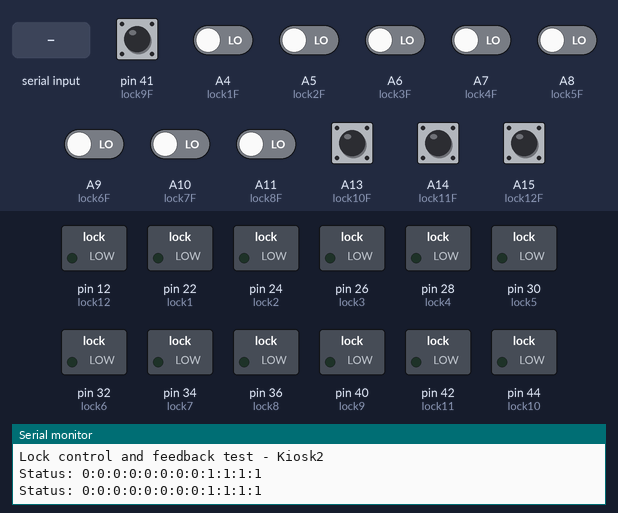
Recording of a sketch running on a simulated Arduino Mega 2560, built with avr-gcc and run on an emulated ATmega2560. Parts: switched loads named in the sketch (green lamp = pin HIGH), the last lines printed to the serial monitor. The test bench sets the inputs (shaded band); at power-on: A13 (lock10F), A14 (lock11F), A15 (lock12F), pin 41 (lock9F) HIGH, A4 (lock1F), A5 (lock2F), A6 (lock3F), A7 (lock4F), A8 (lock5F), A9 (lock6F), A10 (lock7F), A11 (lock8F) LOW.

Above: at 1.2 s.
1.3 s: "1" received over Serial
At 2.6 s:
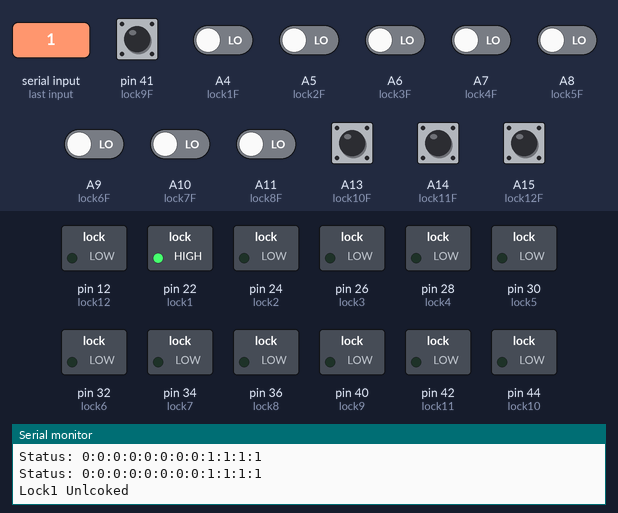
4.7 s: byte 66 ('B') received over Serial
At 6.1 s:
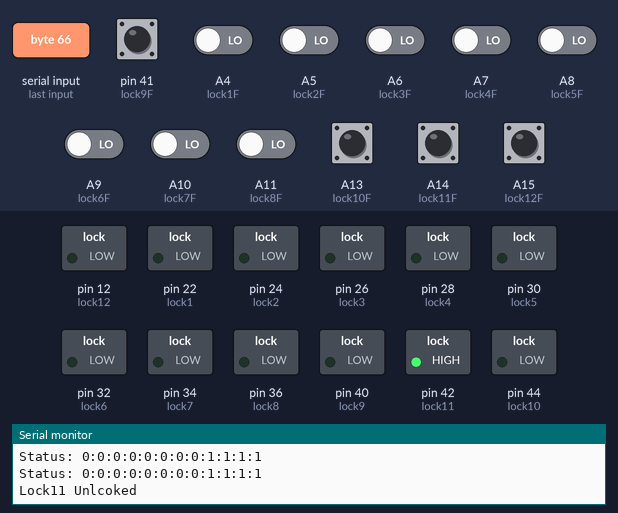
7.9 s: byte 67 ('C') received over Serial
At 8.8 s:
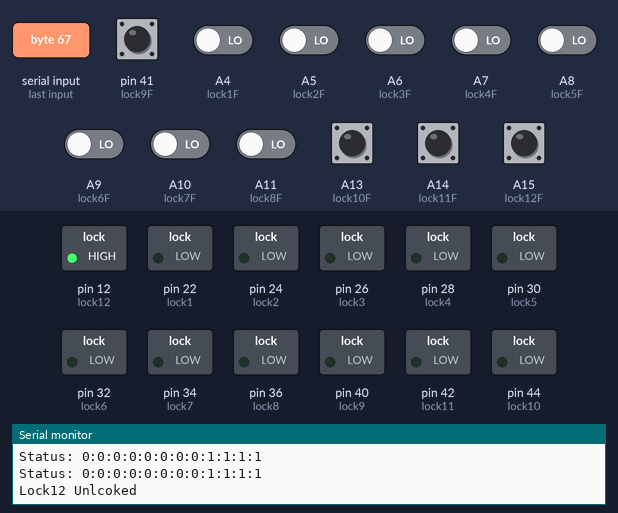
11.1 s: "2" received over Serial
At 12.5 s:
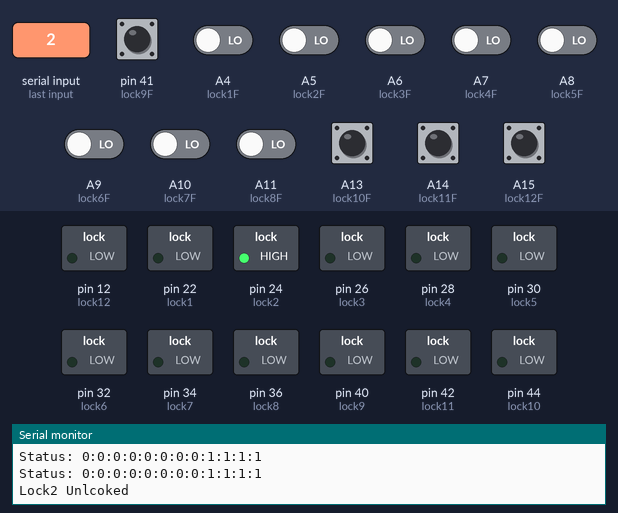
14.3 s: "3" received over Serial
At 15.7 s:
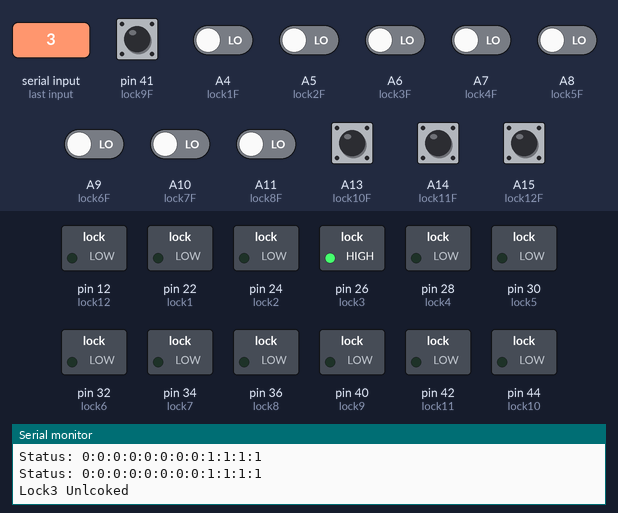
17.5 s: "4" received over Serial
At 18.8 s:
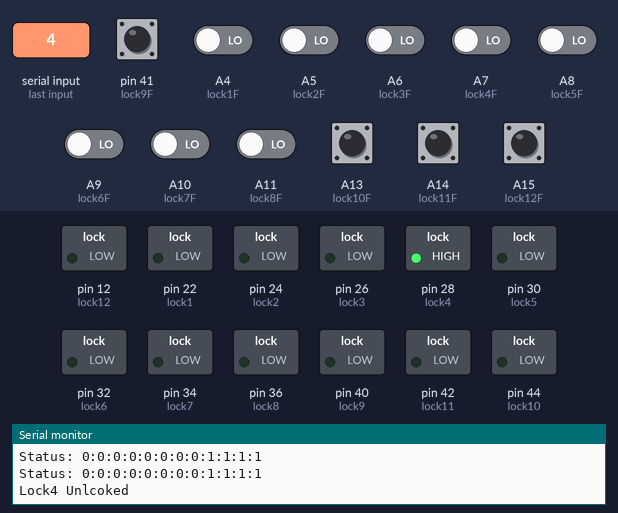
Timing chart, 0 to 20.7 s (numbered marks = the images above; inputs shaded):
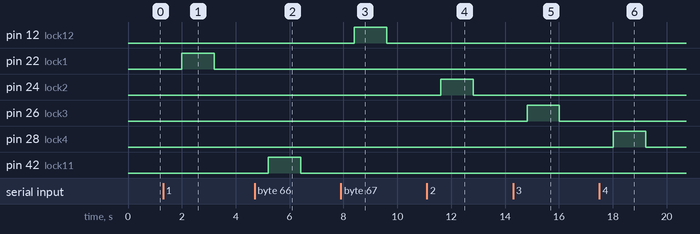

The sketch:

lock_Control_feedback.ino
```cpp
#define lock1 22
#define lock2 24
#define lock3 26
#define lock4 28
#define lock5 30
#define lock6 32
#define lock7 34
#define lock8 36
#define lock9 40
#define lock10 44
#define lock11 42
#define lock12 12

#define lock1F A4
#define lock2F A5
#define lock3F A6
#define lock4F A7
#define lock5F A8
#define lock6F A9
#define lock7F A10
#define lock8F A11
#define lock9F 41
#define lock10F A13
#define lock11F A14
#define lock12F A15

// #define lock10 40
// #define lock13 12
// #define lock14 44


#define drive_time 1200

void setup(){
	Serial.begin(115200);
	Serial.println("Lock control and feedback test - Kiosk2");

	pinMode(lock1, OUTPUT);
	pinMode(lock2, OUTPUT);
	pinMode(lock3, OUTPUT);
	pinMode(lock4, OUTPUT);
	pinMode(lock5, OUTPUT);
	pinMode(lock6, OUTPUT);
	pinMode(lock7, OUTPUT);
	pinMode(lock8, OUTPUT);
	pinMode(lock9, OUTPUT);
	pinMode(lock10, OUTPUT);
	pinMode(lock11, OUTPUT);
	pinMode(lock12, OUTPUT);


	digitalWrite(lock1, LOW);
	digitalWrite(lock2, LOW);
	digitalWrite(lock3, LOW);
	digitalWrite(lock4, LOW);
	digitalWrite(lock5, LOW);
	digitalWrite(lock6, LOW);
	digitalWrite(lock7, LOW);
	digitalWrite(lock8, LOW);
	digitalWrite(lock9, LOW);
	digitalWrite(lock10, LOW);
	digitalWrite(lock11, LOW);
	digitalWrite(lock12, LOW);

	pinMode(lock1F, INPUT);
	pinMode(lock2F, INPUT);
	pinMode(lock3F, INPUT);
	pinMode(lock4F, INPUT);
	pinMode(lock5F, INPUT);
	pinMode(lock6F, INPUT);
	pinMode(lock7F, INPUT);
	pinMode(lock8F, INPUT);
	pinMode(lock9F, INPUT_PULLUP);
	pinMode(lock10F, INPUT_PULLUP);
	pinMode(lock11F, INPUT_PULLUP);
	pinMode(lock12F, INPUT_PULLUP);

}

void loop(){
	if(Serial.available()){
		char command = Serial.read();

		if(command == '1'){
			digitalWrite(lock1, HIGH);
			Serial.println("Lock1 Unlcoked");
			delay(drive_time);
			digitalWrite(lock1, LOW);
		}
		else if(command == '2'){
			digitalWrite(lock2, HIGH);
			Serial.println("Lock2 Unlcoked");
			delay(drive_time);
			digitalWrite(lock2, LOW);
		}
		else if(command == '3'){
			digitalWrite(lock3, HIGH);
			Serial.println("Lock3 Unlcoked");
			delay(drive_time);
			digitalWrite(lock3, LOW);
		}
		else if(command == '4'){
			digitalWrite(lock4, HIGH);
			Serial.println("Lock4 Unlcoked");
			delay(drive_time);
			digitalWrite(lock4, LOW);
		}
		else if(command == '5'){
			digitalWrite(lock5, HIGH);
			Serial.println("Lock5 Unlcoked");
			delay(drive_time);
			digitalWrite(lock5, LOW);
		}
		else if(command == '6'){
			digitalWrite(lock6, HIGH);
			Serial.println("Lock6 Unlcoked");
			delay(drive_time);
			digitalWrite(lock6, LOW);
		}
		else if(command == '7'){
			digitalWrite(lock7, HIGH);
			Serial.println("Lock7 Unlcoked");
			delay(drive_time);
			digitalWrite(lock7, LOW);
		}
		else if(command == '8'){
			digitalWrite(lock8, HIGH);
			Serial.println("Lock8 Unlcoked");
			delay(drive_time);
			digitalWrite(lock8, LOW);
		}
		else if(command == '9'){
			digitalWrite(lock9, HIGH);
			Serial.println("Lock9 Unlcoked");
			delay(drive_time);
			digitalWrite(lock9, LOW);
		}
		else if(command == 'A'){
			digitalWrite(lock10, HIGH);
			Serial.println("Lock10 Unlcoked");
			delay(drive_time);
			digitalWrite(lock10, LOW);
		}
		else if(command == 'B'){
			digitalWrite(lock11, HIGH);
			Serial.println("Lock11 Unlcoked");
			delay(drive_time);
			digitalWrite(lock11, LOW);
		}else if(command == 'C'){
			digitalWrite(lock12, HIGH);
			Serial.println("Lock12 Unlcoked");
			delay(drive_time);
			digitalWrite(lock12, LOW);
		}
	}

	Serial.print("Status: ");
	Serial.print(digitalRead(lock1F));
	Serial.print(":");
	Serial.print(digitalRead(lock2F));
	Serial.print(":");
	Serial.print(digitalRead(lock3F));
	Serial.print(":");
	Serial.print(digitalRead(lock4F));
	Serial.print(":");
	Serial.print(digitalRead(lock5F));
	Serial.print(":");
	Serial.print(digitalRead(lock6F));
	Serial.print(":");
	Serial.print(digitalRead(lock7F));
	Serial.print(":");
	Serial.print(digitalRead(lock8F));
	Serial.print(":");
	Serial.print(digitalRead(lock9F));
	Serial.print(":");
	Serial.print(digitalRead(lock10F));
	Serial.print(":");
	Serial.print(digitalRead(lock11F));
	Serial.print(":");
	Serial.println(digitalRead(lock12F));
	delay(1000);
}
```

Measured:
- after the input at 1.3 s, pin 22 (lock1): LOW → HIGH after 0.70 s, → LOW 1.2 s later
- after the input at 4.7 s, pin 42 (lock11): LOW → HIGH after 0.51 s, → LOW 1.2 s later
- after the input at 7.9 s, pin 12 (lock12): LOW → HIGH after 0.51 s, → LOW 1.2 s later
- after the input at 11.1 s, pin 24 (lock2): LOW → HIGH after 0.51 s, → LOW 1.2 s later
- after the input at 14.3 s, pin 26 (lock3): LOW → HIGH after 0.51 s, → LOW 1.2 s later
- after the input at 17.5 s, pin 28 (lock4): LOW → HIGH after 0.52 s, → LOW 1.2 s later
